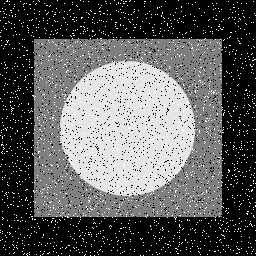
#> input picture 视觉部分实验-1190201215-冯开来/Fig0504(i)(salt-pepper-noise).tif, 256 x 256 px
$ python lab1.1.py
#> lines starting #> are read from the running program, lines starting #| are printed output that depends on the picture; after the words box and inside, x2 and y2 are one past the last pixel; in counts of white or black regions, pixels touching at a corner belong together
'''
实验目标
1. 掌握图像处理中读取、显示、保存。
2. 掌握图像处理中空域的增强算子。
3. 掌握图像直方图概念，实现图像的直方图均衡化。
实验内容
1. 实现图像的读取、显示、保存操作。（5分）
2. 实现图像的空域增强算子（中值滤波和均值滤波算法），显示并保存结果图像。（20分）
3. 实现图像的直方图均衡化，显示并保存结果图像。（25分）
实验要求
1. 本实验中仅图像的读取、显示、保存操作可以调用库函数，其他涉及到的图像算法均需自己写。
2. 编程语言为python3，要求代码格式规范，注释合理得当。
3. 建立自己的作业项目，代码中的文件地址需要是项目文件内的相对地址。
4. 需要在理解算法（算子）的内部原理的基础上进行编码，代码中要体现自己对算法（算子）的理解。
5. 寻找针对性的强的图像进行处理，方便结果展示。
'''

# import cv2.cv2 as cv
import cv2
import numpy as np
import math

#中值滤波算法
def MedianFiltering(img):
    h = img.shape[0]
    w = img.shape[1]
    medianfilter = []
    for i in range(h-2):
        for j in range(w-2):
            for ii in range(i, i+3):
                for jj in range(j, j+3):
                    medianfilter.append(img[ii, jj])
            MedNum = np.median(medianfilter)
            img[i+1, j+1] = MedNum
            medianfilter.clear()
    return img

#中值滤波快速算法
def medfilter(img, r=2):
    rows = img.shape[0]
    cols = img.shape[1]
    L = 2 * r + 1
    num = L * L
    cidx = num / 2 + 0.5
    out = np.zeros([rows, cols])
    for i in range(r, rows - r):
        hist = [0] * 256 # 计算第一列
        tmp = img[i - r:i + r + 1, 0:L].flatten()  # 获取直方图
        for n in range(0, num):
            hist[tmp[n]] += 1
        hist[tmp[n]] += 1
        histsum = 0         # 累积直方图
        for k in range(0, 256):
            histsum += hist[k]
            if histsum >= cidx:
                out[i, r] = k
                break
        # 后续计算
        for j in range(1 + r, cols - r):
            for m in range(-r, r + 1):
                tmp = img[i + m, j - 1 - r]
                hist[tmp] -= 1
                tmp = img[i + m, j + r]
                hist[tmp] += 1
            histsum = 0
            for k in range(0, 256):
                histsum += hist[k]
                if histsum >= cidx:
                    out[i, j] = k
                    break
    return out


#均值滤波算法
def MeanFiltering(img):
    h = img.shape[0]
    w = img.shape[1]
    medianfilter = []
    for i in range(h-2):
        for j in range(w-2):
            for ii in range(i, i+3):
                for jj in range(j, j+3):
                    medianfilter.append(img[ii, jj])
            MedNum = np.mean(medianfilter)
            img[i+1, j+1] = MedNum
            medianfilter.clear()
    return img


#图像直方图均衡化
def histeq(img):
    # 计算image的尺寸，可以得到像素总数
    h = img.shape[0]
    w = img.shape[1]
    # print(h * w)
    # print(w)

    #计算每个灰度的像素个数，hist[i]存储灰度值为i的像素数量，遍历整个image
    hist = np.zeros(256)
    for i in range(h):
        for j in range(w):
            hist[img[i, j]] += 1

    #（灰度分布直方图），计算每个灰度像素数占总数的比值
    hist = hist / (h * w)

    #计算累计分布函数，例如hist[i]存储着原先hist[0]到hist[i]所有像素之和
    for i in range(1, 256):
        hist[i] = hist[i] + hist[i-1]

    #计算映射后的g,并向下取整，公式为(gmax-gmin)xC(f)+gmin+0.5，并向下取整
    hist = 255 * hist + 0.5
    for i in range(256):
        hist[i] = math.floor(hist[i])

    #映射到原图像，得到原先的灰度应该映射到哪个新的灰度
    for i in range(h):
        for j in range(w):
            img[i, j] = hist[img[i, j]]

    return img


image1 = cv2.imread('Fig0504(i)(salt-pepper-noise).tif', 0) # 图像读取,椒盐噪声
#> image1 is the input picture: shape (256, 256); min 0, max 255, mean 90.9
image2 = cv2.imread('Fig0316(2)(2nd_from_top).tif', 0) # 灰度直方图，图像读取
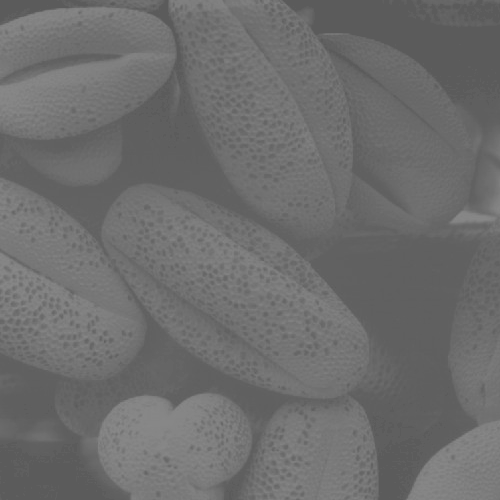
#> input picture 视觉部分实验-1190201215-冯开来/Fig0316(2)(2nd_from_top).tif, 500 x 500 px
#> image2 is the input picture: shape (500, 500); min 91, max 138, mean 109.1
image_1 = image1.copy()
image_2 = image1.copy()
image_3 = image2.copy()

#图像处理
# image_1 = MedianFiltering(image_1) #中值滤波
image_1 = medfilter(image_1) #中值滤波快速算法
#> after the loop in medfilter, `for i in range(r, rows - r):`:
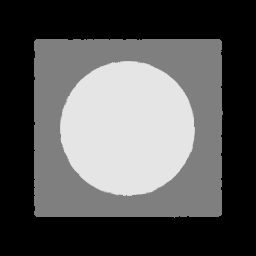
#> out: shape (256, 256) float64; min 0, max 229, mean 86.8
image_2 = MeanFiltering(image_2) #均值滤波
#> after the loop in MeanFiltering, `for i in range(h-2):`:
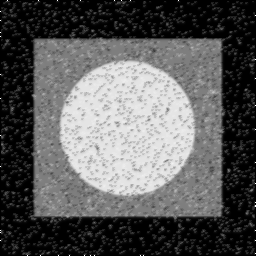
#> img: shape (256, 256); min 0, max 255, mean 90.2
#> after the loop in MeanFiltering, `for i in range(h-2):`: medianfilter = []
imgs1 = np.hstack([image1, image_1, image_2])
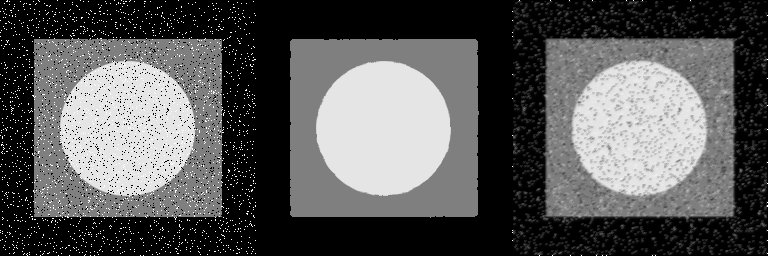
#> imgs1: shape (256, 768) float64; min 0, max 255, mean 89.3

image_3 = histeq(image_3)
#> after the loop in histeq, `for i in range(h):`:
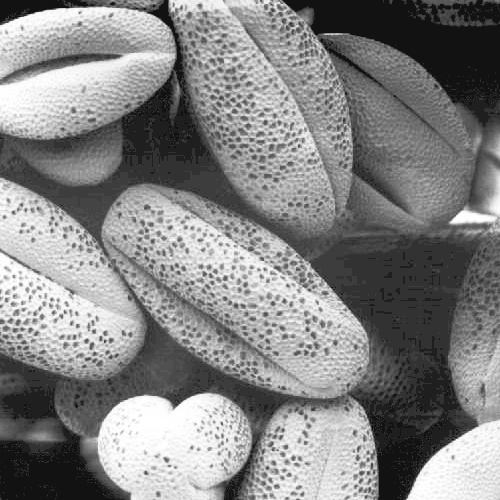
#> img: shape (500, 500); min 18, max 255, mean 131.9
imgs2 = np.hstack([image2, image_3])
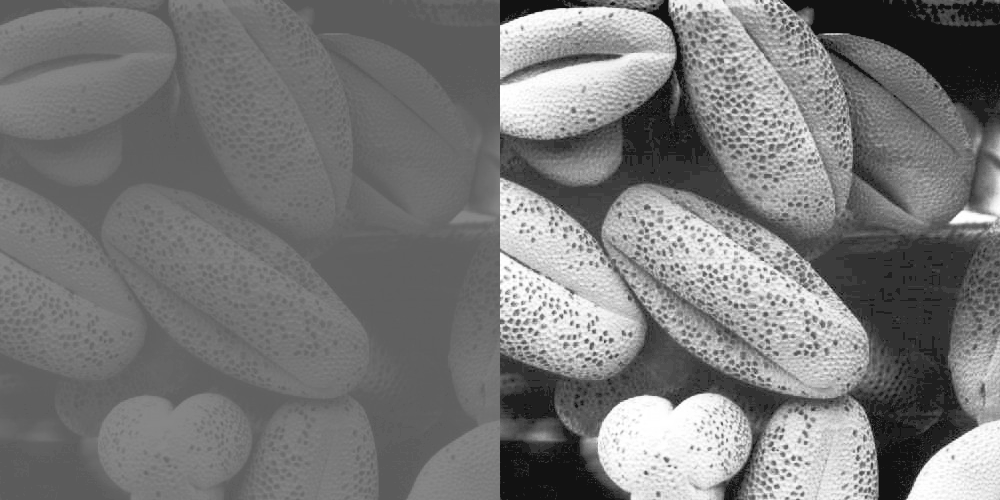
#> imgs2: shape (500, 1000); min 18, max 255, mean 120.5

#增强算子，图像显示
cv2.namedWindow('mutil_pic1')
cv2.imshow('mutil_pic1', imgs1)
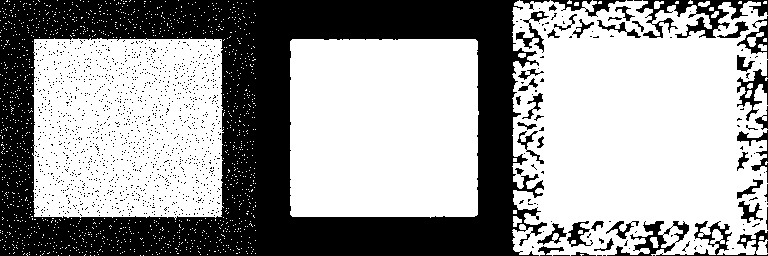
#> window 'mutil_pic1': shape (256, 768); 61.9% white; 1468 black regions (1426 under 20 px), largest, box (x1, y1, x2, y2) and area: (0, 0, 547, 256) 64020, (636, 0, 768, 38) 1794, (607, 221, 689, 256) 819
cv2.waitKey()
cv2.destroyAllWindows()

#直方图均衡化，图像显示
cv2.namedWindow('mutil_pic2')
cv2.imshow('mutil_pic2', imgs2)
cv2.waitKey()
cv2.destroyAllWindows()

#图像保存
cv2.imwrite('D:\codes4\CV\lab1\mdeian_filter.jpg', image_1) #中值滤波，图像保存
cv2.imwrite('D:\codes4\CV\lab1\mean_filter.jpg', image_2) #均值滤波，图像保存
cv2.imwrite('D:\codes4\CV\lab1\histeq.jpg', image_3) #直方图均值化，图像保存
